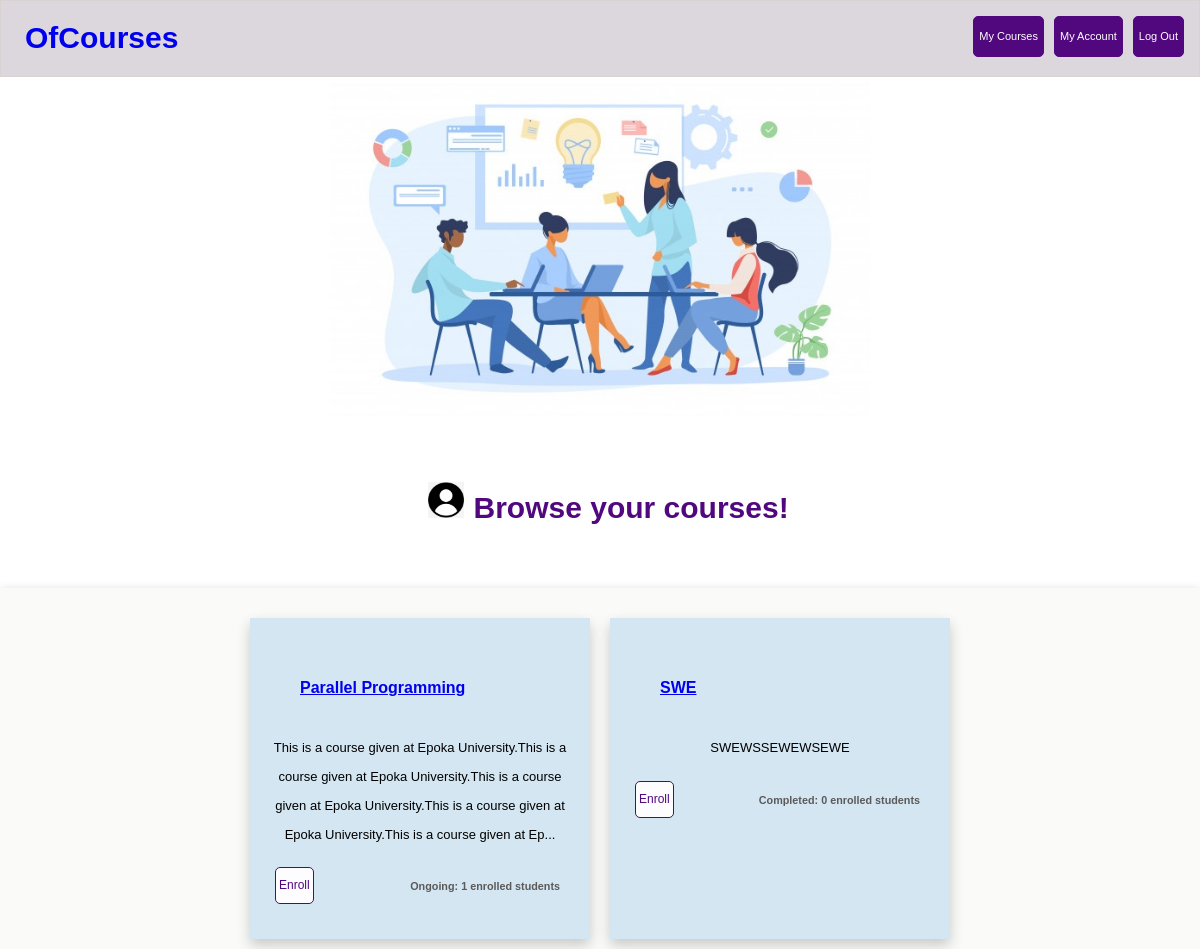
Before: /Student/courses.php (signed in) with the older database file.
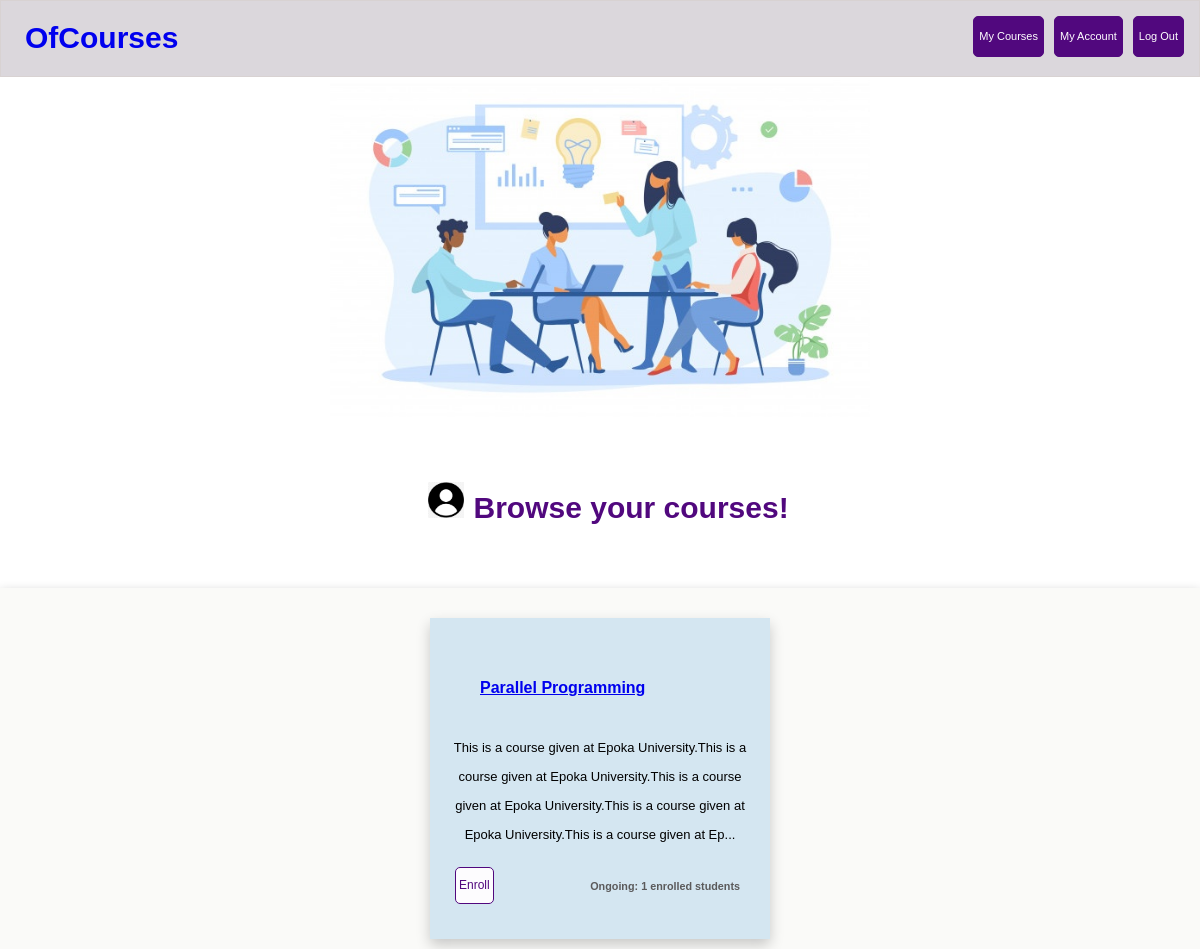
After: the same page with the newer database file.
### tables this page shows
CREATE TABLE `course` (
  `id` int(11) NOT NULL,
  `name` text NOT NULL,
  `description` text NOT NULL,
  `professorEmail` varchar(100) NOT NULL,
  `startDate` date NOT NULL,
  `endDate` date NOT NULL,
  `verified` int(11) DEFAULT NULL
);

### Model/course.php (called while the page is built, shortened)
<?php
    class Course{
        public function __construct(){
            include("../Utility/db_connection.php");
            $this -> dbh = $conn;
        }
        public function getEnrolledNumber($id){
            $stmt = $this -> dbh -> prepare("SELECT count(*) result from course c,registered r where r.courseId = c.id and c.id=?");
            $stmt -> execute([$id]);
            $courses = $stmt -> fetch();
            return $courses["result"];
        }
        public function getAllUnregisteredCourses($email){
            $stmt = $this -> dbh -> prepare("SELECT count(*) result from course where id not in (select courseId from registered where email=? )");
            $stmt -> execute([$email]);
            $count = $stmt -> fetch();
            $stmt = $this -> dbh -> prepare("SELECT *,CASE when startDate > CURDATE() then 'Upcoming' when endDate > CURDATE() then 'Completed' ELSE 'Ongoing' END status from course where id not in (select courseId from registered where email=?)");
            $stmt -> execute([$email]);
            $courses = $stmt -> fetchAll();
            return $courses;
        }
    }
?>

### Controller/getAllUnregisteredCourses.php (the view)
<?php
        include("../Model/course.php");
        $courseRepository = new Course();
        $myCourses = $courseRepository->getAllUnregisteredCourses($_SESSION["email"]);
        if(count($myCourses)>0){
          echo "<div class='flex-container'>";
          foreach($myCourses as $course){
            if(strlen($course["description"])>200){
              $course["description"] = substr($course["description"],0,200)."...";
            }
            $cnt = $courseRepository->getEnrolledNumber($course["id"]);
            echo "<div class='border' id='oop' style='width: 300px;'>".
                "<h4><a href='../Utility/viewCourse.php?courseId={$course["id"]}' class='stretched-link'>{$course['name']}</a></h4>".
                "<p> {$course['description']} </p>".
                "<a class='btnExtra' href='../Controller/enrollCourse.php?id={$course['id']}'>Enroll</a>".
                "<h5> {$course['status']}: {$cnt} enrolled students </h5>".
              "</div>";
          }
          echo "</div>";
        }
?>

### Student/courses.php (shortened to what this page needs)
<!DOCTYPE html>
<html lang="en">
<head>
  <link href="../css/navbarStyle.css" rel="stylesheet">
  <link href="../css/studentStyle.css" rel="stylesheet">
  <link href="../css/profCoursesStyle.css" rel="stylesheet">
  <link rel="stylesheet" href="https://cdnjs.cloudflare.com/ajax/libs/font-awesome/4.7.0/css/font-awesome.min.css">
</head>
<body>
  <?php
    include("../Utility/studentHeader.php");
  ?>
  <div class="container d-flex flex-column justify-content-center align-items-center text-center position-relative" data-aos="zoom-out">
    <img src="../images/image3.jpg" class="container-three">
    <h2> <img src="../images/avatar.png" class="container-two"><span>Browse your courses!</span></span></h2>
    <div style="display: flex;flex-direction: row;">
    <?php
    include("../Controller/getAllUnregisteredCourses.php");
    ?>
    <br>
    </div>
</div>
</body>

### Utility/studentHeader.php (shortened to what this page needs)
<div class="container">
    <nav class="navbar">
        <div class="container-fluid">
            <a class="button" href="../Student/welcome.php">OfCourses</a>
            <a class="btn" href="../Utility/logout.php">Log Out</a>
            <a class="btn" href="../Utility/myProfile.php">My Account</a>
            <a class="btn" href="../Student/courses.php">My Courses</a></li>
        </div>
    </nav>
</div>

### css/navbarStyle.css (style rules this page uses)
body { margin: 0; padding: 0; font-family: sans-serif; line-height: 1.8em; color: #5a5c5a; }
.btn { background-color: rgb(77, 61, 82); border: 0.5px solid rgb(66, 9, 76); color: white; padding: 5px 5px; text-align: center; text-decoration: none; font-size: 11px; float: right; margin-left: 20px; margin:5px; border-radius: 5px; }
.btnExtra { background-color: rgb(253, 252, 254); border: 1px solid rgb(66, 9, 76); color: rgb(66, 9, 76); padding: 3px 3px; text-align: center; text-decoration: none; font-size: 12px; float: left; margin-left: 20px; margin:5px; border-radius: 5px; }
.button { padding: 8px 9px; text-align: center; text-decoration: none; font-size: 30px; float: left; margin-left: 20px; margin:5px; border-radius: 5px; font-weight: bold }
.navbar { position: fixed; top: 0; left: 0; right: 0; padding: 10px; overflow: hidden; background-color: rgb(252, 252, 252); border: 0.5px solid rgb(216, 210, 210); }

### css/studentStyle.css (style rules this page uses)
h2 { color: rgb(66, 9, 76); padding-left: 27px; font-size: 20px; padding-top: 30px; text-align: center; padding-bottom: 40px; }
span { margin: 0 10px; }
.container-three { padding-top: 80px; display: block; margin-left: auto; margin-right: auto; width: 45%; }
h2 .container-two { width: 3%; }
.flex-container { flex: 1 1 0px; box-shadow: 0 3px 10px rgb(0 0 0 / 0.2); padding-top: 20px; justify-content: center; display: flex; flex-direction: column; flex-wrap: wrap; background-color: rgb(250, 250, 248); margin-top: 0px; }
.flex-container > div { box-shadow: 0 6px 13px rgb(0 0 0 / 0.2); background-color: rgb(226, 216, 230); margin: 10px; padding: 20px; font-size: 13px; color: black; }

### css/profCoursesStyle.css (style rules this page uses)
body { margin: 0; padding: 0; font-family: sans-serif; line-height: 1.8em; color: #5a5c5a; }
.btn { background-color: #51087E; border: 0.5px solid #51087E; color: white; padding: 5px 5px; text-align: center; text-decoration: none; font-size: 11px; float: right; margin-left: 20px; margin:5px; border-radius: 5px; }
.btnExtra { background-color: rgb(253, 252, 254); border: 1px solid #51087E; color: #51087E; padding: 3px 3px; text-align: center; text-decoration: none; font-size: 12px; float: left; margin-left: 20px; margin:5px; border-radius: 5px; }
.button { padding: 8px 9px; text-align: center; text-decoration: none; font-size: 30px; float: left; margin-left: 20px; margin:5px; border-radius: 5px; font-weight: bold }
.navbar { position: fixed; top: 0; left: 0; right: 0; padding: 10px; overflow: hidden; background-color: rgb(252, 252, 252); border: 0.5px solid rgb(216, 210, 210); }
h2 { font-size: 30px; padding-top: 40px; text-align: center; }
p { text-align: center; }
h5 { text-align: right; padding-top: 5px; padding-right: 10px; color:rgb(91, 90, 91) }
h4 { padding-top: 15px; color:#51087E; padding-left: 30px; font-size: 16px; padding-bottom: 10px; }
h1, h2, h3, h6 { color: #51087E; }
.flex-container { box-shadow: 0 3px 10px rgb(0 0 0 / 0.2); padding-top: 20px; justify-content: center; display: flex; flex-direction: row; flex-wrap: wrap; background-color: rgb(250, 250, 248); margin-top: 0px; }
.flex-container > div { box-shadow: 0 6px 13px rgb(0 0 0 / 0.2); margin: 10px; padding: 20px; font-size: 13px; color: black; }
.flex-container > div#oop, div#wdd, div#md, div#cp { background-color: #D4E6F1; }

Changed rows visible on the page:
removed course: name "SWE", description "SWEWSSEWEWSEWE", status "Completed", cnt "0"
